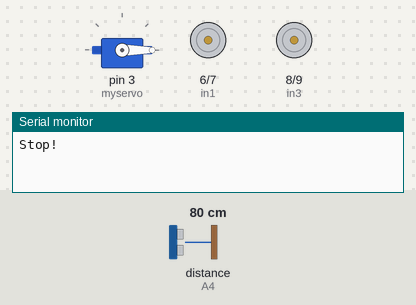
The sketch below on a simulated Arduino Uno, built with avr-gcc and run on an emulated ATmega328P. On the bench: servo, motor-driver pin pairs drawn as motors (green arrow = first pin HIGH = forward, orange = second pin HIGH = backward, longer = more drive, scaled by the enable pin), the last lines printed to the serial monitor. Wiring (inferred from the names in the program): ultrasonic range finder: trigger A5; echo A4. Inputs (shaded band) come from the test bench; at power-on: distance to the obstacle (sensor on A4) 80 cm. The echo pulse lasts 58.3 µs per cm.

Above: at 0.05 s.
At 0.45 s:
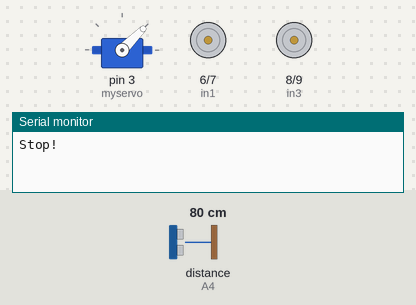
At 0.65 s:
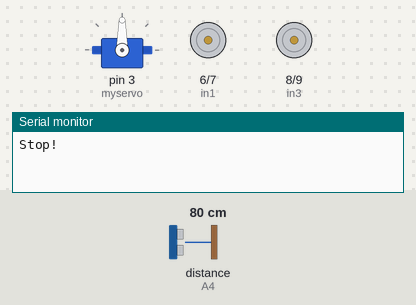
At 0.8 s:
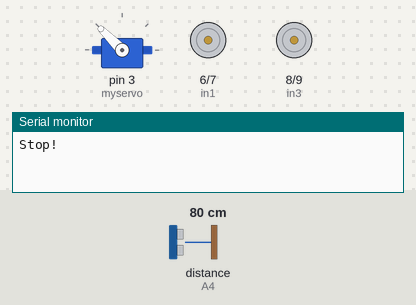
At 0.95 s:
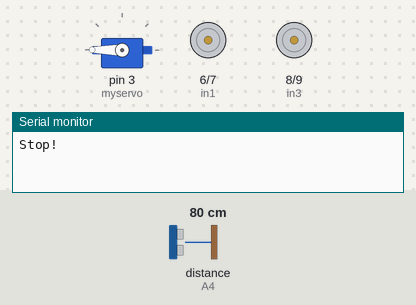
At 1.25 s:
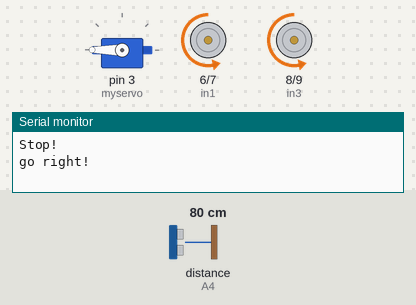
Timing chart, 0 to 3.0 s (numbered marks = the images above):
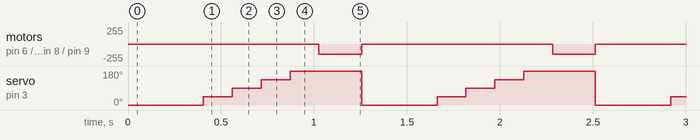

The sketch:

Car_sonar.ino
```cpp
#include <Servo.h> //servo library
Servo myservo;
int Echo = A4;
int Trig = A5;
int in1 = 6;
int in2 = 7;
int in3 = 8;
int in4 = 9;
int ENA = 5;
int ENB = 11;
int ABS = 150;

void _mForward()
{
 analogWrite(ENA,ABS);
 analogWrite(ENB,ABS);
  digitalWrite(in1,HIGH);
  digitalWrite(in2,LOW);
  digitalWrite(in3,LOW);
  digitalWrite(in4,HIGH);
 Serial.println("go forward!");
}

void _mBack()
{
 analogWrite(ENA,ABS);
 analogWrite(ENB,ABS);
  digitalWrite(in1,LOW);
  digitalWrite(in2,HIGH);
  digitalWrite(in3,HIGH);
  digitalWrite(in4,LOW);
 Serial.println("go back!");
}

void _mleft()
{
 analogWrite(ENA,ABS);
 analogWrite(ENB,ABS);
  digitalWrite(in1,HIGH);
  digitalWrite(in2,LOW);
  digitalWrite(in3,HIGH);
  digitalWrite(in4,LOW);
 Serial.println("go left!");
}

void _mright()
{
 analogWrite(ENA,ABS);
 analogWrite(ENB,ABS);
  digitalWrite(in1,LOW);
  digitalWrite(in2,HIGH);
  digitalWrite(in3,LOW);
  digitalWrite(in4,HIGH);
 Serial.println("go right!");
}
void _mStop()
{
  digitalWrite(ENA,LOW);
  digitalWrite(ENB,LOW);
  Serial.println("Stop!");
}

//sonar distance measurement from Elegoo's code
int Distance_test()
{
  digitalWrite(Trig, LOW);
  delayMicroseconds(2);
  digitalWrite(Trig, HIGH);
  delayMicroseconds(20);
  digitalWrite(Trig, LOW);
  float Fdistance = pulseIn(Echo, HIGH);
  Fdistance= Fdistance/58;
  return (int)Fdistance;
}

void setup()
{
  myservo.attach(3);// attach servo on pin 3 to servo object
  Serial.begin(9600);
  pinMode(Echo, INPUT);
  pinMode(Trig, OUTPUT);
  pinMode(in1,OUTPUT);
  pinMode(in2,OUTPUT);
  pinMode(in3,OUTPUT);
  pinMode(in4,OUTPUT);
  pinMode(ENA,OUTPUT);
  pinMode(ENB,OUTPUT);
  _mStop();
}

void loop()
{
    //measure distance at 5 points, keeping track of closest distance
    myservo.write(0);
    delay(400);
    int distance0 = Distance_test();
    int currentClosest = distance0;
    int currentClosestPosition = -2;

    myservo.write(45);
    delay(150);
    int distance45 = Distance_test();
    if (distance45 < currentClosest) {
      currentClosest = distance45;
      currentClosestPosition = -1;
    }

    myservo.write(90);
    delay(150);
    int distance90 = Distance_test();
    if (distance90 < currentClosest) {
      currentClosest = distance90;
      currentClosestPosition = 0;
    }

    myservo.write(135);
    delay(150);
    int distance135 = Distance_test();
    if (distance135 < currentClosest) {
      currentClosest = distance135;
      currentClosestPosition = 1;
    }

    myservo.write(180);
    delay(150);
    int distance180 = Distance_test();
    if (distance180 < currentClosest) {
      currentClosest = distance180;
      currentClosestPosition = 2;
    }

    //turn right if closest position is to the right
    if(currentClosestPosition < 0){
      _mright();
      delay(currentClosestPosition * -115);
    }

    //turn left if closest position is to the left
    else if(currentClosestPosition > 0){
      _mleft();
      delay(currentClosestPosition * 115);
    }

    _mStop();
}
```

Measured:
- by itself, motor on pin 6 (in1) / pin 7 (in2), motor on pin 8 (in3) / pin 9 (in4): alternates backward 150/255 for 0.23 s and stopped for 1.0 s
- by itself, servo on pin 3 (myservo): repeats every 1.3 s: 90° 0.16 s, 135° 0.16 s, 180° 0.39 s, 0° 0.41 s, 45° 0.16 s
